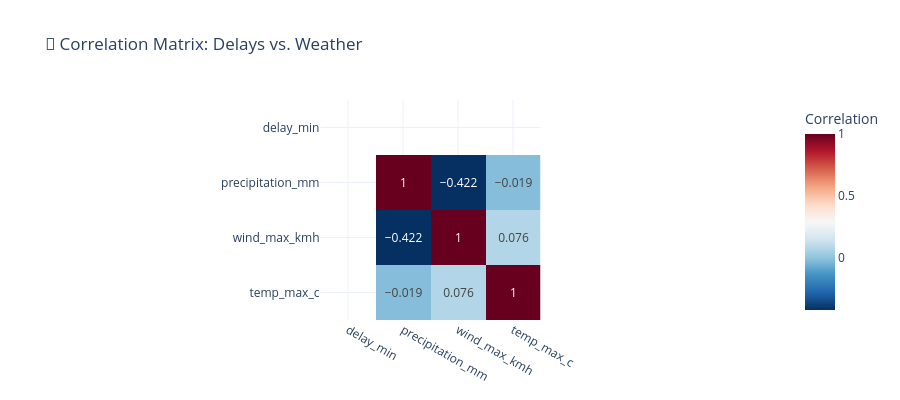

Notebook code for this chart:
### Markdown cell above
## 4.3 Correlation Analysis — Weather vs. Delays

### Code cell
# correlate weather variables with delays
corr_data = df_q3.dropna(subset=['delay_min', 'precipitation_mm', 'wind_max_kmh', 'temp_max_c'])

if len(corr_data) >= 5:
    weather_vars = ['precipitation_mm', 'wind_max_kmh', 'temp_max_c']
    
    print("=" * 60)
    print("    CORRELATION ANALYSIS: Weather vs. Delays")
    print("=" * 60)
    print(f"  Sample size: {len(corr_data)} observations\n")
    
    for var in weather_vars:
        r, p = stats.pearsonr(corr_data[var], corr_data['delay_min'])
        r_s, p_s = stats.spearmanr(corr_data[var], corr_data['delay_min'])
        
        print(f"  {var}:")
        print(f"    Pearson r  = {r:+.4f} (p = {p:.4f})")
        print(f"    Spearman ρ = {r_s:+.4f} (p = {p_s:.4f})")
        significant = "✅ Significant" if p < 0.05 else "❌ Not significant" 
        print(f"    → {significant} at α = 0.05")
        print()

    # correlation matrix heatmap
    corr_cols = ['delay_min'] + weather_vars
    corr_matrix = corr_data[corr_cols].corr()
    
    fig = px.imshow(
        corr_matrix.round(3),
        text_auto=True,
        color_continuous_scale='RdBu_r',
        title='🔗 Correlation Matrix: Delays vs. Weather',
        labels={'color': 'Correlation'}
    )
    fig.update_layout(height=400, template='plotly_white', font=dict(size=12))
    fig.show()
else:
    print("Not enough joined weather-delay data for correlation analysis.")
    print("Make sure hub stations have both delay and weather data.")

### Figure 1 — Plotly figure (JSON) as saved in the notebook; plotly's stock layout.template omitted (floating-point values rounded to 4 significant figures)
{"data": [{"coloraxis": "coloraxis", "hovertemplate": "x: %{x}<br>y: %{y}<br>Correlation: %{z}<extra></extra>", "name": "0", "texttemplate": "%{z}", "type": "heatmap", "x": ["delay_min", "precipitation_mm", "wind_max_kmh", "temp_max_c"], "xaxis": "x", "y": ["delay_min", "precipitation_mm", "wind_max_kmh", "temp_max_c"], "yaxis": "y", "z": [[NaN, NaN, NaN, NaN], [NaN, 1.0, -0.422, -0.019], [NaN, -0.422, 1.0, 0.076], [NaN, -0.019, 0.076, 1.0]]}], "layout": {"coloraxis": {"colorbar": {"title": {"text": "Correlation"}}, "colorscale": [[0, "rgb(5,48,97)"], [0.1, "rgb(33,102,172)"], [0.2, "rgb(67,147,195)"], [0.3, "rgb(146,197,222)"], [0.4, "rgb(209,229,240)"], [0.5, "rgb(247,247,247)"], [0.6, "rgb(253,219,199)"], [0.7, "rgb(244,165,130)"], [0.8, "rgb(214,96,77)"], [0.9, "rgb(178,24,43)"], [1, "rgb(103,0,31)"]]}, "font": {"size": 12}, "height": 400, "title": {"text": "🔗 Correlation Matrix: Delays vs. Weather"}, "xaxis": {"anchor": "y", "constrain": "domain", "domain": [0, 1], "scaleanchor": "y"}, "yaxis": {"anchor": "x", "autorange": "reversed", "constrain": "domain", "domain": [0, 1]}}}
